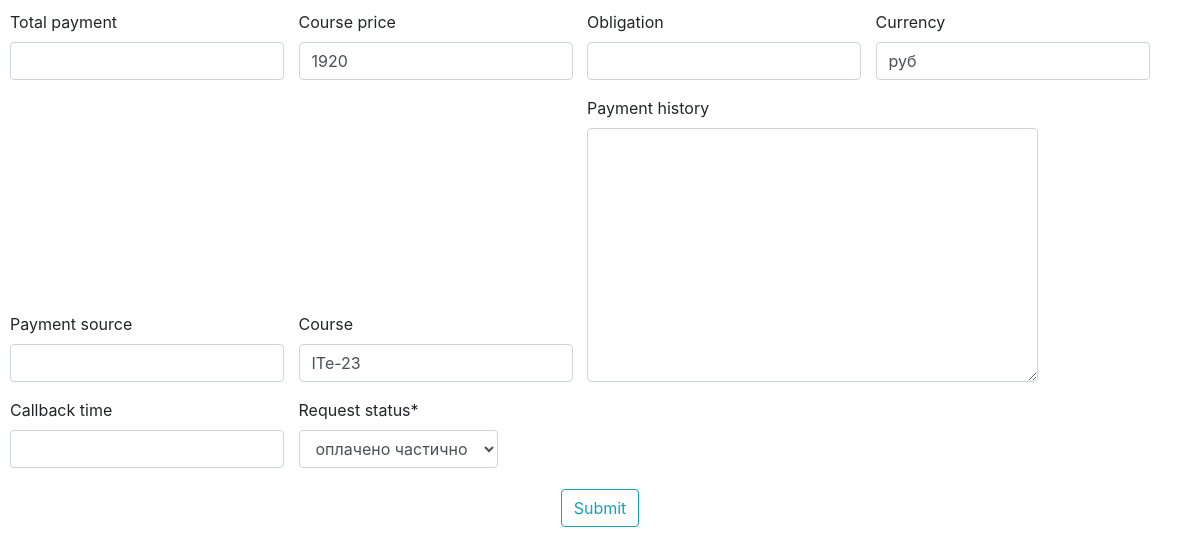
Page /item/2/item_payments (signed in) on the earlier database version.
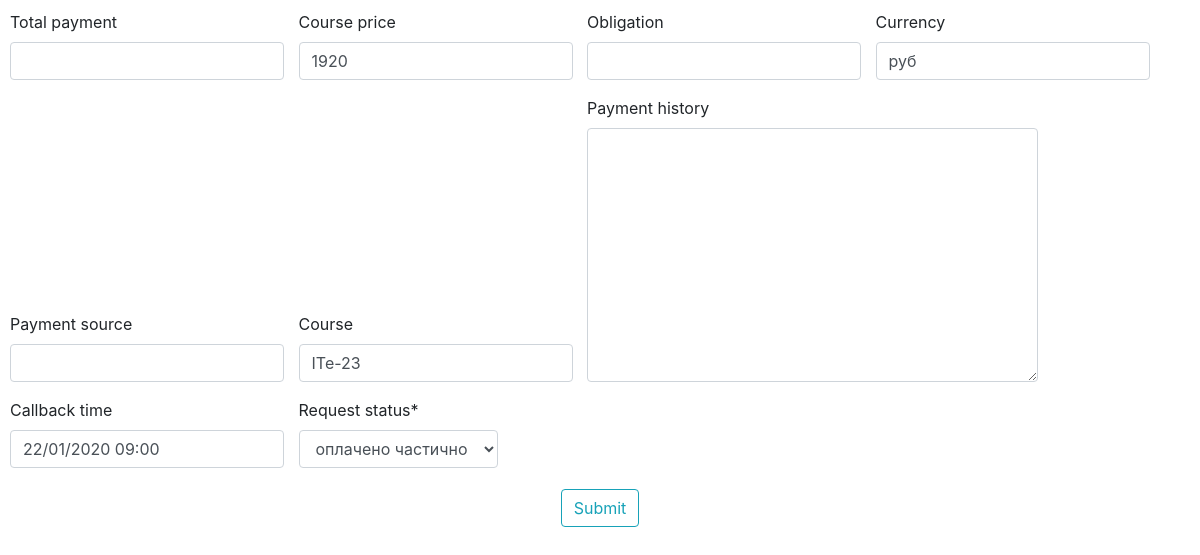
Same page on the later database version.
### authorization/models.py (models this page shows, shortened)
class Daily(models.Model):
    request_date    = models.DateTimeField(blank=True, null=True)
    name            = models.CharField(max_length=100, blank=True)
    phone           = models.CharField(max_length=100, blank=True)
    email           = models.CharField(max_length=100, blank=True)
    course          = models.CharField(max_length=100, blank=True)
    country         = models.CharField(max_length=100, blank=True)
    university      = models.CharField(max_length=100, blank=True)
    work            = models.CharField(max_length=100, blank=True)
    where_from      = models.CharField(max_length=100, blank=True)
    currency        = models.CharField(max_length=100, blank=True)
    course_price    = models.IntegerField(blank=True, null=True)
    comments        = models.TextField(blank=True)
    wishes          = models.TextField(blank=True)
    callback_time   = models.DateTimeField(blank=True, null=True)
    group           = models.CharField(max_length=100, blank=True)
    request_status  = models.CharField(max_length=100, blank=True)
    payment_history = models.TextField(blank=True)
    total_payment   = models.IntegerField(blank=True, null=True)
    payment_source  = models.CharField(max_length=100, blank=True)
    obligation      = models.IntegerField(blank=True, null=True)
    class Meta:
        indexes = [
            models.Index(fields=['request_date',]),
        ]

### authorization/views.py (the view, shortened to what this page needs)
# urls.py: path('item/<int:pk>/item_payments', ItemPaymentsUpdate.as_view(), name='item_payments_update'),
class ItemPaymentsUpdate(LoginRequiredMixin, UpdateView):
    model = Daily
    template_name = 'info_update.html'
    form_class = ItemPaymentsUpdateForm
    success_url='/ok/'
    comments = model.comments

### authorization/templates/info_update.html (shortened to what this page needs)
{% load crispy_forms_tags %}
<!DOCTYPE html>
<html lang="en">
<head>
    <link rel="stylesheet" href="https://stackpath.bootstrapcdn.com/bootstrap/4.4.1/css/bootstrap.min.css">
    {% load staticfiles %}
    <link rel="stylesheet" href="https://cdnjs.cloudflare.com/ajax/libs/jquery-datetimepicker/2.5.20/jquery.datetimepicker.min.css" />
    <link rel="stylesheet" href="{% static 'style_update.css' %}" type="text/css">
</head>
<body class="d-flex " style="">
    <div class="content ">
        <form method="POST">
            <fieldset class="form-group">
                {{ form|crispy }}
            </fieldset>
            <fieldset class="form-group d-flex justify-content-center" >
                <button class="btn btn-outline-info m-auto" type="submit" style="display: flex;justify-self: center;">Submit</button>
            </fieldset>
        </form>
    </div>
</body>
</html>

Differences in the rows shown:
changed Daily "руб": callback_time (not shown) → "22/01/2020 09:00"
